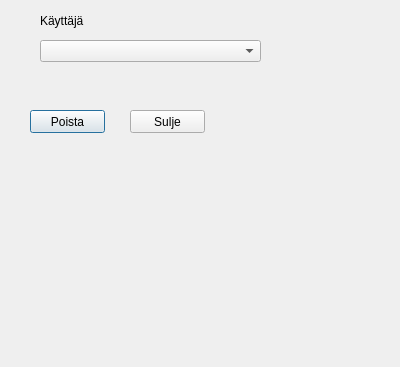
<?xml version="1.0" encoding="UTF-8"?>
<ui version="4.0">
 <class>Dialog</class>
 <widget class="QDialog" name="Dialog">
  <property name="geometry">
   <rect>
    <x>0</x>
    <y>0</y>
    <width>400</width>
    <height>367</height>
   </rect>
  </property>
  <property name="windowTitle">
   <string>Dialog</string>
  </property>
  <widget class="QComboBox" name="userComboBox">
   <property name="geometry">
    <rect>
     <x>40</x>
     <y>40</y>
     <width>221</width>
     <height>22</height>
    </rect>
   </property>
  </widget>
  <widget class="QLabel" name="userLabel">
   <property name="geometry">
    <rect>
     <x>40</x>
     <y>11</y>
     <width>47</width>
     <height>20</height>
    </rect>
   </property>
   <property name="text">
    <string>Käyttäjä</string>
   </property>
  </widget>
  <widget class="QPushButton" name="removePushButton">
   <property name="geometry">
    <rect>
     <x>30</x>
     <y>110</y>
     <width>75</width>
     <height>23</height>
    </rect>
   </property>
   <property name="text">
    <string>Poista</string>
   </property>
  </widget>
  <widget class="QPushButton" name="closePushButton_2">
   <property name="geometry">
    <rect>
     <x>130</x>
     <y>110</y>
     <width>75</width>
     <height>23</height>
    </rect>
   </property>
   <property name="text">
    <string>Sulje</string>
   </property>
  </widget>
 </widget>
 <resources/>
 <connections/>
</ui>
